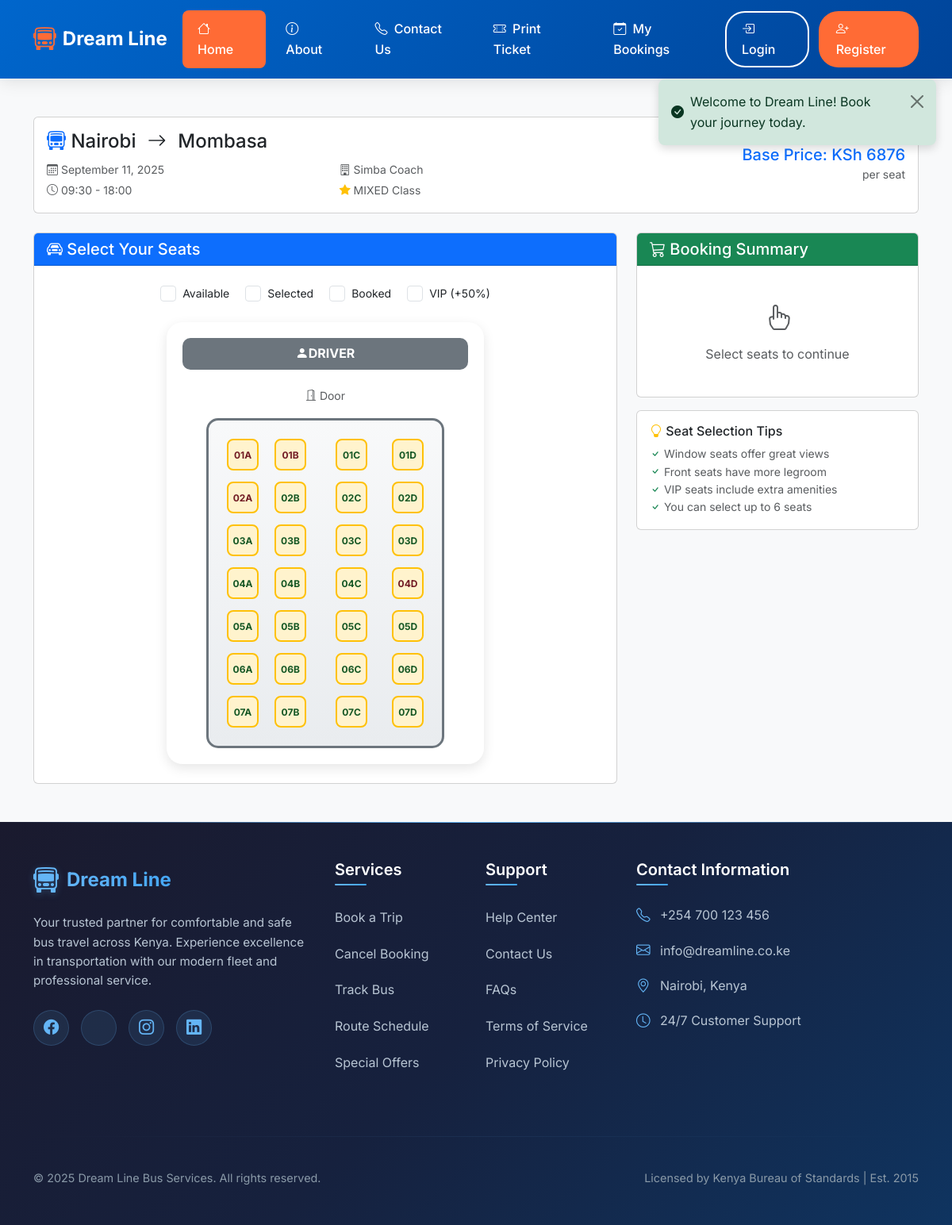
The app's page /trip/275/seats/ with its own data.
### booking_app/models.py (models this page shows, shortened)
class Trip(models.Model):
    STATUS_CHOICES = [
        ('SCHEDULED', 'Scheduled'),
        ('IN_PROGRESS', 'In Progress'),
        ('COMPLETED', 'Completed'),
        ('CANCELLED', 'Cancelled'),
    ]
    bus = models.ForeignKey(Bus, on_delete=models.CASCADE)
    route = models.ForeignKey(Route, on_delete=models.CASCADE)
    departure_time = models.DateTimeField()
    arrival_time = models.DateTimeField()
    base_price = models.DecimalField(max_digits=10, decimal_places=2)
    status = models.CharField(max_length=20, choices=STATUS_CHOICES, default='SCHEDULED')
    created_at = models.DateTimeField(auto_now_add=True)

class Route(models.Model):
    origin = models.ForeignKey(Location, on_delete=models.CASCADE, related_name='origin_routes')
    destination = models.ForeignKey(Location, on_delete=models.CASCADE, related_name='destination_routes')
    distance = models.PositiveIntegerField(help_text="Distance in kilometers")
    estimated_duration = models.DurationField()
    created_at = models.DateTimeField(auto_now_add=True)
    class Meta:
        unique_together = ('origin', 'destination')

class Location(models.Model):
    name = models.CharField(max_length=100)
    code = models.CharField(max_length=10, unique=True)
    created_at = models.DateTimeField(auto_now_add=True)

class Bus(models.Model):
    BUS_TYPE_CHOICES = [
        ('VIP', 'VIP'),
        ('BUSINESS', 'Business'),
        ('ECONOMY', 'Economy'),
        ('MIXED', 'Mixed'),
    ]
    company = models.ForeignKey(BusCompany, on_delete=models.CASCADE)
    number_plate = models.CharField(max_length=20, unique=True)
    bus_type = models.CharField(max_length=20, choices=BUS_TYPE_CHOICES)
    seat_layout = models.ForeignKey(SeatLayout, on_delete=models.CASCADE)
    total_seats = models.PositiveIntegerField()
    created_at = models.DateTimeField(auto_now_add=True)

class BusCompany(models.Model):
    name = models.CharField(max_length=100)
    logo = models.ImageField(upload_to='company_logos/', blank=True)
    phone = models.CharField(max_length=20)
    email = models.EmailField()
    created_at = models.DateTimeField(auto_now_add=True)

class Seat(models.Model):
    SEAT_TYPE_CHOICES = [
        ('WINDOW', 'Window'),
        ('AISLE', 'Aisle'),
        ('MIDDLE', 'Middle'),
    ]
    SEAT_CLASS_CHOICES = [
        ('VIP', 'VIP'),
        ('BUSINESS', 'Business'),
        ('ECONOMY', 'Economy'),
    ]
    bus = models.ForeignKey(Bus, on_delete=models.CASCADE, related_name='seats')
    seat_number = models.CharField(max_length=10)
    seat_type = models.CharField(max_length=20, choices=SEAT_TYPE_CHOICES)
    seat_class = models.CharField(max_length=20, choices=SEAT_CLASS_CHOICES)
    row_number = models.PositiveIntegerField()
    column_number = models.PositiveIntegerField()
    price_multiplier = models.DecimalField(max_digits=4, decimal_places=2, default=1.0)
    is_active = models.BooleanField(default=True)
    class Meta:
        unique_together = ('bus', 'seat_number')

### booking_app/views.py (the view, shortened to what this page needs)
# urls.py: path('trip/<int:trip_id>/seats/', views.trip_seats, name='trip_seats'),
def trip_seats(request, trip_id):
    trip = get_object_or_404(Trip, id=trip_id)
    bus = trip.bus
    seat_availability = TripSeatAvailability.objects.filter(
        trip=trip
    ).select_related('seat')
    availability_dict = {
        sa.seat.id: sa for sa in seat_availability
    }
    seats = Seat.objects.filter(bus=bus, is_active=True).order_by('row_number', 'column_number')
    for seat in seats:
        seat.availability = availability_dict.get(seat.id)
        if seat.availability:
            seat.is_available = seat.availability.is_reservable()
    return render(request, 'seat_selection.html', {
        'trip': trip,
        'seats': seats,
        'layout_data': bus.seat_layout.layout_data
    })

### templates/seat_selection.html (shortened to what this page needs)
{% extends 'base.html' %}
{% block content %}
<div class="container my-5">
    <div class="card mb-4">
        <div class="card-body">
            <div class="row align-items-center">
                <div class="col-md-8">
                    <h4 class="mb-2">
                        <i class="bi bi-bus-front text-primary"></i>
                        {{ trip.route.origin.name }} <i class="bi bi-arrow-right mx-2"></i> {{ trip.route.destination.name }}
                    </h4>
                    <div class="row text-muted">
                        <div class="col-md-6">
                            <small>
                                <i class="bi bi-calendar3"></i> {{ trip.departure_time|date:"F j, Y" }} <br>
                                <i class="bi bi-clock"></i> {{ trip.departure_time|time:"H:i" }} - {{ trip.arrival_time|time:"H:i" }}
                            </small>
                        </div>
                        <div class="col-md-6">
                            <small>
                                <i class="bi bi-building"></i> {{ trip.bus.company.name }} <br>
                                <i class="bi bi-star-fill text-warning"></i> {{ trip.bus.bus_type }} Class
                            </small>
                        </div>
                    </div>
                </div>
                <div class="col-md-4 text-md-end">
                    <h5 class="text-primary mb-0">Base Price: KSh {{ trip.base_price|floatformat:0 }}</h5>
                    <small class="text-muted">per seat</small>
                </div>
            </div>
        </div>
    </div>
    <div class="row">
        <div class="col-lg-8">
            <div class="card">
                <div class="card-header bg-primary text-white">
                    <h5 class="mb-0">
                        <i class="bi bi-car-front"></i> Select Your Seats
                    </h5>
                </div>
                <div class="card-body p-4">
                    <div class="seat-legend mb-4">
                        <div class="legend-item">
                            <div class="legend-seat available"></div>
                            <span>Available</span>
                        </div>
                        <div class="legend-item">
                            <div class="legend-seat selected"></div>
                            <span>Selected</span>
                        </div>
                        <div class="legend-item">
                            <div class="legend-seat booked"></div>
                            <span>Booked</span>
                        </div>
                        {% if trip.bus.bus_type == 'VIP' or trip.bus.bus_type == 'MIXED' %}
                        <div class="legend-item">
                            <div class="legend-seat vip"></div>
                            <span>VIP (+50%)</span>
                        </div>
                        {% endif %}
                    </div>
                    <div class="bus-layout">
                        <div class="driver-area">
                            <i class="bi bi-person-fill"></i> DRIVER
                        </div>
                        <div class="text-center mb-3">
                            <small class="text-muted">
                                <i class="bi bi-door-open"></i> Door
                            </small>
                        </div>
                        <div class="seats-container" id="seats-container">
                            {% for seat in seats %}
                                <div class="seat {% if seat.is_available %}available{% else %}booked{% endif %}
                                           {% if seat.seat_class == 'VIP' %}vip{% endif %}
                                           {% if seat.seat_type == 'WINDOW' %}window-seat{% endif %}"
                                     data-seat-id="{{ seat.id }}"
                                     data-seat-number="{{ seat.seat_number }}"
                                     data-seat-price="{{ trip.base_price|floatformat:2 }}"
                                     data-seat-multiplier="{{ seat.price_multiplier }}"
                                     data-seat-class="{{ seat.seat_class }}"
                                     data-row="{{ seat.row_number }}"
                                     data-col="{{ seat.column_number }}"
                                     style="grid-row: {{ seat.row_number }}; grid-column: {{ seat.column_number }};"
                                     {% if not seat.is_available %}disabled{% endif %}>
                                    {{ seat.seat_number }}
                                </div>
                            {% endfor %}
                        </div>
                    </div>
                </div>
            </div>
        </div>
        <div class="col-lg-4">
            <div class="card sticky-top" style="top: 20px;">
                <div class="card-header bg-success text-white">
                    <h5 class="mb-0">
                        <i class="bi bi-cart3"></i> Booking Summary
                    </h5>
                </div>
                <div class="card-body">
                    <div id="selected-seats-info">
                        <div class="text-center text-muted py-4">
                            <i class="bi bi-hand-index" style="font-size: 2rem;"></i>
                            <p class="mt-2 mb-0">Select seats to continue</p>
                        </div>
                    </div>
                </div>
            </div>
            <div class="card mt-3">
                <div class="card-body">
                    <h6 class="card-title">
                        <i class="bi bi-lightbulb text-warning"></i> Seat Selection Tips
                    </h6>
                    <ul class="list-unstyled small text-muted mb-0">
                        <li><i class="bi bi-check text-success"></i> Window seats offer great views</li>
                        <li><i class="bi bi-check text-success"></i> Front seats have more legroom</li>
                        <li><i class="bi bi-check text-success"></i> VIP seats include extra amenities</li>
                        <li><i class="bi bi-check text-success"></i> You can select up to 6 seats</li>
                    </ul>
                </div>
            </div>
        </div>
    </div>
</div>
{% endblock %}

### templates/base.html (shortened to what this page needs)
{% load static %}
<!DOCTYPE html>
<html lang="en">
<head>
    <link href="https://cdnjs.cloudflare.com/ajax/libs/bootstrap/5.3.0/css/bootstrap.min.css" rel="stylesheet">
    <link href="https://cdnjs.cloudflare.com/ajax/libs/bootstrap-icons/1.10.0/font/bootstrap-icons.min.css" rel="stylesheet">
    <link href="https://cdnjs.cloudflare.com/ajax/libs/bootstrap-icons/1.10.0/font/bootstrap-icons.min.css" rel="stylesheet">
    <link href="https://cdnjs.cloudflare.com/ajax/libs/jqueryui/1.13.2/themes/ui-lightness/jquery-ui.min.css" rel="stylesheet">
    <link href="{% static 'css/footer.css' %}" rel="stylesheet">
</head>
<body>
    <nav class="navbar navbar-expand-lg navbar-custom">
        <div class="container">
            <a class="navbar-brand" href="#">
                <i class="bi bi-bus-front"></i>
                Dream Line
            </a>
            <div class="navbar-nav mx-auto d-none d-lg-flex">
                <a class="nav-link active" href="{% url 'home'%}">
                    <i class="bi bi-house me-1"></i> Home
                </a>
                <a class="nav-link" href="#">
                    <i class="bi bi-info-circle me-1"></i> About
                </a>
                <a class="nav-link" href="#">
                    <i class="bi bi-telephone me-1"></i> Contact Us
                </a>
                <a class="nav-link" href="#">
                    <i class="bi bi-ticket-perforated me-1"></i> Print Ticket
                </a>
                <a class="nav-link" href="#">
                    <i class="bi bi-calendar-check me-1"></i> My Bookings
                </a>
            </div>
            <div class="auth-buttons d-none d-lg-flex">
                <a href="#" class="btn-login">
                    <i class="bi bi-box-arrow-in-right me-1"></i> Login
                </a>
                <a href="#" class="btn-register">
                    <i class="bi bi-person-plus me-1"></i> Register
                </a>
            </div>
        </div>
    </nav>
    <main>
        {% block content %}{% endblock %}
    </main>
    <footer class="footer py-5 mt-5">
        <div class="container">
            <div class="row">
                <div class="col-lg-4 col-md-6 mb-4">
                    <div class="footer-brand">
                        <i class="bi bi-bus-front"></i>
                        <h5>Dream Line</h5>
                    </div>
                    <p class="footer-description">
                        Your trusted partner for comfortable and safe bus travel across Kenya.
                        Experience excellence in transportation with our modern fleet and
                        professional service.
                    </p>
                    <div class="social-links">
                        <a href="#" class="social-link" aria-label="Facebook">
                            <i class="bi bi-facebook"></i>
                        </a>
                        <a href="#" class="social-link" aria-label="Twitter">
                        </a>
                        <a href="#" class="social-link" aria-label="Instagram">
                            <i class="bi bi-instagram"></i>
                        </a>
                        <a href="#" class="social-link" aria-label="LinkedIn">
                            <i class="bi bi-linkedin"></i>
                        </a>
                    </div>
                </div>
                <div class="col-lg-2 col-md-6 mb-4">
                    <div class="footer-section">
                        <h5>Services</h5>
                        <ul class="footer-links">
                            <li><a href="#">Book a Trip</a></li>
                            <li><a href="#">Cancel Booking</a></li>
                            <li><a href="#">Track Bus</a></li>
                            <li><a href="#">Route Schedule</a></li>
                            <li><a href="#">Special Offers</a></li>
                        </ul>
                    </div>
                </div>
                <div class="col-lg-2 col-md-6 mb-4">
                    <div class="footer-section">
                        <h5>Support</h5>
                        <ul class="footer-links">
                            <li><a href="#">Help Center</a></li>
                            <li><a href="#">Contact Us</a></li>
                            <li><a href="#">FAQs</a></li>
                            <li><a href="#">Terms of Service</a></li>
                            <li><a href="#">Privacy Policy</a></li>
                        </ul>
                    </div>
                </div>
                <div class="col-lg-4 col-md-6 mb-4">
                    <div class="footer-section">
                        <h5>Contact Information</h5>
                        <div class="contact-item">
                            <i class="bi bi-telephone"></i>
                            <span>+254 700 123 456</span>
                        </div>
                        <div class="contact-item">
                            <i class="bi bi-envelope"></i>
                            <span>info@dreamline.co.ke</span>
                        </div>
                        <div class="contact-item">
                            <i class="bi bi-geo-alt"></i>
                            <span>Nairobi, Kenya</span>
                        </div>
                        <div class="contact-item">
                            <i class="bi bi-clock"></i>
                            <span>24/7 Customer Support</span>
                        </div>
                    </div>
                </div>
            </div>
            <hr class="footer-divider">
            <div class="footer-bottom">
                <div class="row align-items-center">
                    <div class="col-md-6 text-center text-md-start">
                        <p>&copy; 2025 Dream Line Bus Services. All rights reserved.</p>
                    </div>
                    <div class="col-md-6 text-center text-md-end">
                        <p>Licensed by Kenya Bureau of Standards | Est. 2015</p>
                    </div>
                </div>
            </div>
        </div>
    </footer>
</body>
</html>

### records on screen
Trip: route.origin.name "Nairobi", route.destination.name "Mombasa", departure_time "September 11, 2025", departure_time "09:30", arrival_time "18:00", bus.company.name "Simba Coach", bus.bus_type "MIXED", base_price "6876"
Seat: seat_number "01A"
Seat: seat_number "01B"
Seat: seat_number "01C"
Seat: seat_number "01D"
Seat: seat_number "02A"
Seat: seat_number "02B"
Seat: seat_number "02C"
Seat: seat_number "02D"
Seat: seat_number "03A"
Seat: seat_number "03B"
Seat: seat_number "03C"
Seat: seat_number "03D"
Seat: seat_number "04A"
Seat: seat_number "04B"
Seat: seat_number "04C"
Seat: seat_number "04D"
Seat: seat_number "05A"
Seat: seat_number "05B"
Seat: seat_number "05C"
Seat: seat_number "05D"
Seat: seat_number "06A"
Seat: seat_number "06B"
Seat: seat_number "06C"
Seat: seat_number "06D"
Seat: seat_number "07A"
Seat: seat_number "07B"
Seat: seat_number "07C"
Seat: seat_number "07D"
